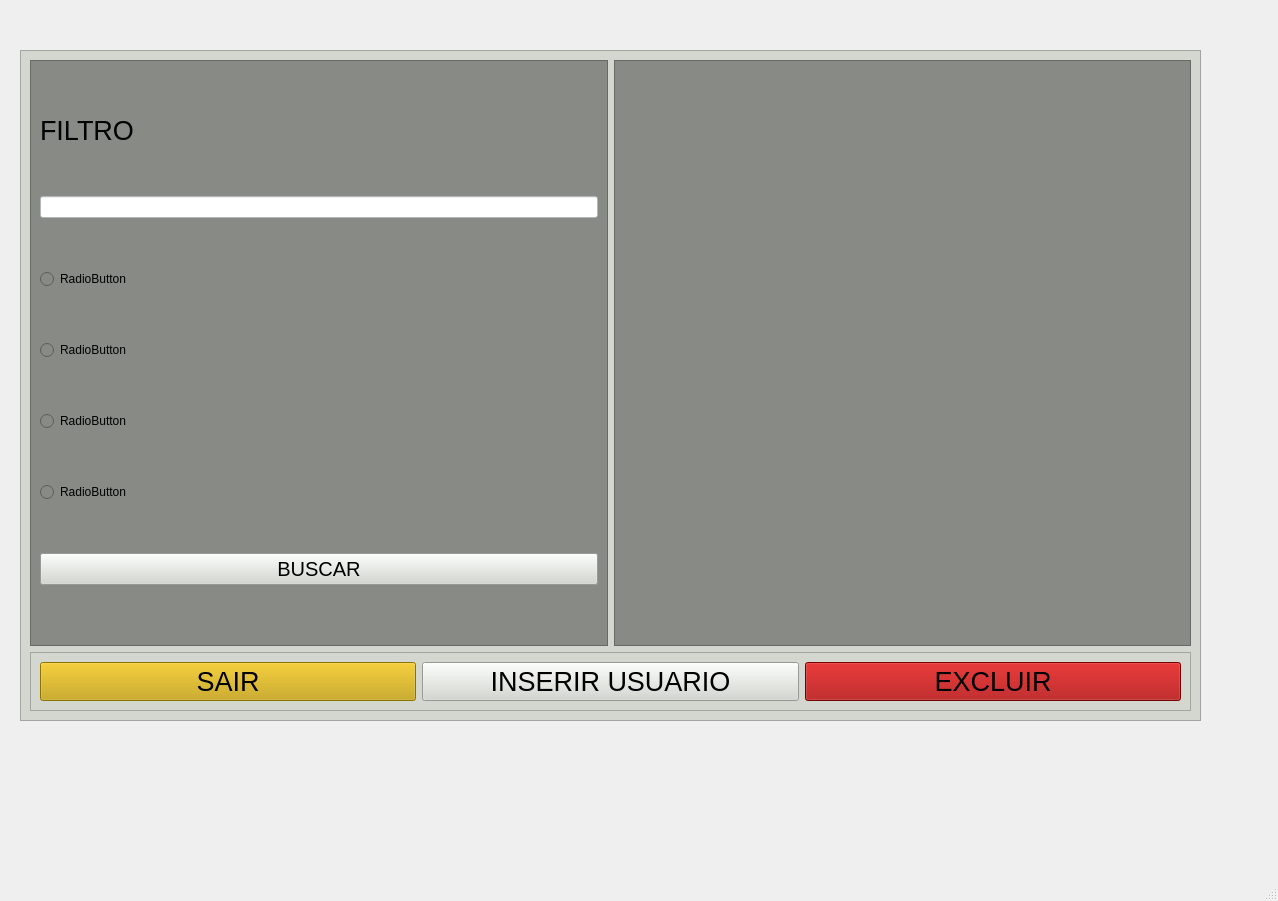
<?xml version="1.0" encoding="UTF-8"?>
<ui version="4.0">
 <class>MainWindow</class>
 <widget class="QMainWindow" name="MainWindow">
  <property name="geometry">
   <rect>
    <x>0</x>
    <y>0</y>
    <width>1278</width>
    <height>901</height>
   </rect>
  </property>
  <property name="windowTitle">
   <string>MainWindow</string>
  </property>
  <widget class="QWidget" name="centralwidget">
   <widget class="QFrame" name="frame_2">
    <property name="geometry">
     <rect>
      <x>20</x>
      <y>50</y>
      <width>1181</width>
      <height>671</height>
     </rect>
    </property>
    <property name="styleSheet">
     <string notr="true">background-color: rgb(211, 215, 207);</string>
    </property>
    <property name="frameShape">
     <enum>QFrame::StyledPanel</enum>
    </property>
    <property name="frameShadow">
     <enum>QFrame::Raised</enum>
    </property>
    <layout class="QGridLayout" name="gridLayout">
     <item row="0" column="0">
      <widget class="QFrame" name="frame">
       <property name="maximumSize">
        <size>
         <width>1691</width>
         <height>16777215</height>
        </size>
       </property>
       <property name="styleSheet">
        <string notr="true">color: rgb(0, 0, 0);
background-color: rgb(136, 138, 133);</string>
       </property>
       <property name="frameShape">
        <enum>QFrame::StyledPanel</enum>
       </property>
       <property name="frameShadow">
        <enum>QFrame::Raised</enum>
       </property>
       <layout class="QGridLayout" name="gridLayout_2">
        <item row="6" column="0">
         <widget class="QRadioButton" name="radioButton_2">
          <property name="styleSheet">
           <string notr="true">color: rgb(0, 0, 0);</string>
          </property>
          <property name="text">
           <string>RadioButton</string>
          </property>
         </widget>
        </item>
        <item row="3" column="0">
         <widget class="QRadioButton" name="radioButton_3">
          <property name="styleSheet">
           <string notr="true">color: rgb(0, 0, 0);</string>
          </property>
          <property name="text">
           <string>RadioButton</string>
          </property>
         </widget>
        </item>
        <item row="2" column="0">
         <widget class="QRadioButton" name="radioButton">
          <property name="styleSheet">
           <string notr="true">color: rgb(0, 0, 0);</string>
          </property>
          <property name="text">
           <string>RadioButton</string>
          </property>
         </widget>
        </item>
        <item row="8" column="0">
         <widget class="QPushButton" name="pushButton">
          <property name="font">
           <font>
            <pointsize>15</pointsize>
           </font>
          </property>
          <property name="styleSheet">
           <string notr="true">
background-color: rgb(211, 215, 207);</string>
          </property>
          <property name="text">
           <string>BUSCAR</string>
          </property>
         </widget>
        </item>
        <item row="7" column="0">
         <widget class="QRadioButton" name="radioButton_4">
          <property name="styleSheet">
           <string notr="true">color: rgb(0, 0, 0);</string>
          </property>
          <property name="text">
           <string>RadioButton</string>
          </property>
         </widget>
        </item>
        <item row="1" column="0">
         <widget class="QLineEdit" name="lineEdit">
          <property name="styleSheet">
           <string notr="true">background-color: rgb(255, 255, 255);</string>
          </property>
         </widget>
        </item>
        <item row="0" column="0">
         <widget class="QLabel" name="label">
          <property name="enabled">
           <bool>true</bool>
          </property>
          <property name="minimumSize">
           <size>
            <width>528</width>
            <height>0</height>
           </size>
          </property>
          <property name="maximumSize">
           <size>
            <width>16777180</width>
            <height>30</height>
           </size>
          </property>
          <property name="font">
           <font>
            <pointsize>20</pointsize>
           </font>
          </property>
          <property name="text">
           <string>FILTRO</string>
          </property>
          <property name="scaledContents">
           <bool>false</bool>
          </property>
          <property name="wordWrap">
           <bool>false</bool>
          </property>
         </widget>
        </item>
       </layout>
      </widget>
     </item>
     <item row="0" column="1">
      <widget class="QTableWidget" name="tableWidget">
       <property name="styleSheet">
        <string notr="true">background-color: rgb(136, 138, 133);</string>
       </property>
      </widget>
     </item>
     <item row="1" column="0" colspan="2">
      <widget class="QFrame" name="frame_3">
       <property name="styleSheet">
        <string notr="true">background-color: rgb(211, 215, 207);
color: rgb(0, 0, 0);
</string>
       </property>
       <property name="frameShape">
        <enum>QFrame::StyledPanel</enum>
       </property>
       <property name="frameShadow">
        <enum>QFrame::Raised</enum>
       </property>
       <layout class="QHBoxLayout" name="horizontalLayout">
        <item>
         <widget class="QPushButton" name="pushButton_2">
          <property name="font">
           <font>
            <pointsize>20</pointsize>
           </font>
          </property>
          <property name="styleSheet">
           <string notr="true">background-color: rgb(196, 160, 0);</string>
          </property>
          <property name="text">
           <string>SAIR</string>
          </property>
         </widget>
        </item>
        <item>
         <widget class="QPushButton" name="pushButton_5">
          <property name="font">
           <font>
            <pointsize>20</pointsize>
           </font>
          </property>
          <property name="styleSheet">
           <string notr="true">background-color: rgb(211, 215, 207);</string>
          </property>
          <property name="text">
           <string>INSERIR USUARIO</string>
          </property>
         </widget>
        </item>
        <item>
         <widget class="QPushButton" name="pushButton_4">
          <property name="font">
           <font>
            <pointsize>20</pointsize>
           </font>
          </property>
          <property name="styleSheet">
           <string notr="true">background-color: rgb(186, 189, 182);
background-color: rgb(164, 0, 0);</string>
          </property>
          <property name="text">
           <string>EXCLUIR</string>
          </property>
         </widget>
        </item>
       </layout>
      </widget>
     </item>
    </layout>
   </widget>
  </widget>
  <widget class="QMenuBar" name="menubar">
   <property name="geometry">
    <rect>
     <x>0</x>
     <y>0</y>
     <width>1278</width>
     <height>22</height>
    </rect>
   </property>
  </widget>
  <widget class="QStatusBar" name="statusbar"/>
 </widget>
 <resources/>
 <connections/>
</ui>
